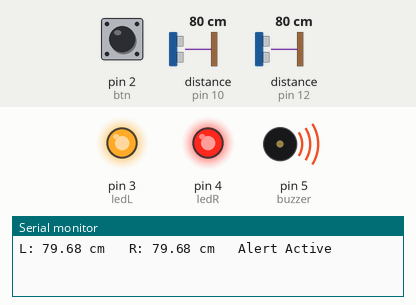
This sketch was run on a simulated Arduino Uno, built with avr-gcc and run on an emulated ATmega328P. Parts: output pins drawn as LEDs (lit = HIGH), buzzer (waves = sounding, pin HIGH), the last lines printed to the serial monitor. Wiring (inferred from the names in the program): 2 × ultrasonic range finder: trigger pin 9, echo pin 10 / trigger pin 11, echo pin 12. The inputs (shaded band) are chosen by the test bench; at power-on: distance to the obstacle (sensors on pin 10, pin 12) 80 cm, pin 2 (btn) HIGH. The echo pulse lasts 58.3 µs per cm; pins used as bus, display or sensor lines are not drawn.

Above: at 1.1 s.
2.3 s: distance to the obstacle (sensor on pin 10) set to 120 cm
At 3.9 s:
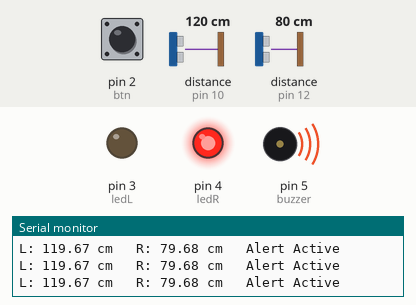
5.3 s: distance to the obstacle (sensor on pin 12) set to 97 cm
7.7 s: distance to the obstacle (sensor on pin 12) set to 105 cm
At 8.7 s:
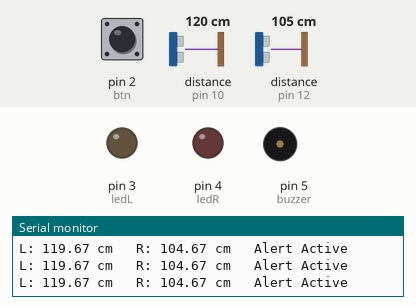
9.2 s: distance to the obstacle (sensor on pin 10) set to 104 cm
10.7 s: distance to the obstacle (sensor on pin 10) set to 98 cm
At 12.5 s:
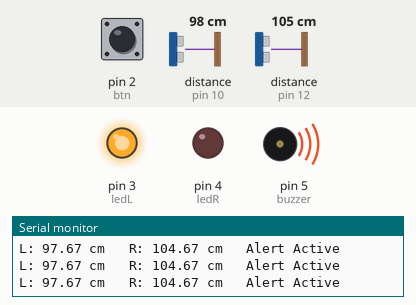
At 13.5 s:
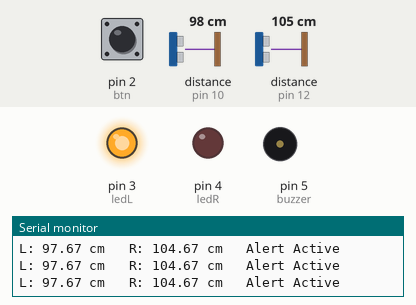
13.7 s: pin 2 (btn) pulled LOW for 0.15 s
Timing chart, 0 to 16.7 s (numbered marks = the images above; inputs shaded):
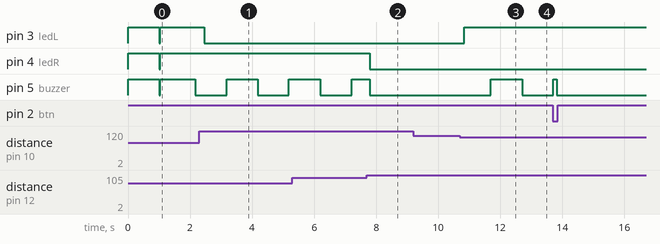

The sketch:

led_buzzer_button.ino
```cpp
// Helmet Blind Spot Indicator: LEDs + Buzzer + Mute Button

const int trigL = 9, echoL = 10;
const int trigR = 11, echoR = 12;

const int ledL = 3, ledR = 4;
const int buzzer = 5;
const int btn = 2;

const int LIMIT_CM = 100;

bool muted = false;
bool lastBtn = HIGH;

unsigned long previousBuzzerTime = 0;
bool buzzerState = false;

float readCm(int trig, int echo) {
  digitalWrite(trig, LOW);
  delayMicroseconds(2);

  digitalWrite(trig, HIGH);
  delayMicroseconds(10);

  digitalWrite(trig, LOW);

  long t = pulseIn(echo, HIGH, 30000);

  if (t == 0) return 999;

  return t * 0.0343 / 2;
}

void setup() {
  Serial.begin(9600);

  pinMode(trigL, OUTPUT);
  pinMode(echoL, INPUT);

  pinMode(trigR, OUTPUT);
  pinMode(echoR, INPUT);

  pinMode(ledL, OUTPUT);
  pinMode(ledR, OUTPUT);

  pinMode(buzzer, OUTPUT);
  pinMode(btn, INPUT_PULLUP);

  // Startup test: both LEDs ON + buzzer ON
  digitalWrite(ledL, HIGH);
  digitalWrite(ledR, HIGH);

  analogWrite(buzzer, 255);
  delay(1000);

  // Turn everything OFF
  analogWrite(buzzer, 0);
  digitalWrite(ledL, LOW);
  digitalWrite(ledR, LOW);
}

void loop() {

  // Mute button
  bool b = digitalRead(btn);

  if (lastBtn == HIGH && b == LOW) {
    muted = !muted;
    buzzerState = false;
    analogWrite(buzzer, 0);
    delay(200);
  }

  lastBtn = b;

  // Read both sensors
  float l = readCm(trigL, echoL);
  delay(30);
  float r = readCm(trigR, echoR);

  // Detect objects within 100 cm
  bool leftOn = (l > 0 && l < LIMIT_CM);
  bool rightOn = (r > 0 && r < LIMIT_CM);

  // LEDs
  digitalWrite(ledL, leftOn);
  digitalWrite(ledR, rightOn);

  // Buzzer alert: 1 second ON / 1 second OFF
  if ((leftOn || rightOn) && !muted) {

    unsigned long currentTime = millis();

    if (currentTime - previousBuzzerTime >= 1000) {
      previousBuzzerTime = currentTime;
      buzzerState = !buzzerState;
    }

    if (buzzerState) {
      analogWrite(buzzer, 255);
    } else {
      analogWrite(buzzer, 0);
    }

  } else {
    analogWrite(buzzer, 0);
    buzzerState = false;
    previousBuzzerTime = millis();
  }

  // Serial Monitor
  Serial.print("L: ");
  Serial.print(l);
  Serial.print(" cm   R: ");
  Serial.print(r);
  Serial.print(" cm   ");

  Serial.println(muted ? "MUTED" : "Alert Active");

  delay(100);
}
```

Measured:
- the behaviour switches between 100 and 101 cm on distance to the obstacle (sensor on pin 12) (found by bisection; images 1 and 2)
- the behaviour switches between 101 and 100 cm on distance to the obstacle (sensor on pin 10) (found by bisection; images 2 and 3)
- after the input at 2.3 s, pin 3 (ledL): HIGH → LOW after 0.16 s
- after the input at 7.7 s, pin 4 (ledR): HIGH → LOW after 0.10 s; pin 5 (buzzer): HIGH → LOW after 0.10 s instead of 0.53 s
- after the input at 10.7 s, pin 3 (ledL): LOW → HIGH after 0.14 s; pin 5 (buzzer): LOW → HIGH after 1.0 s, → LOW 1.0 s later
